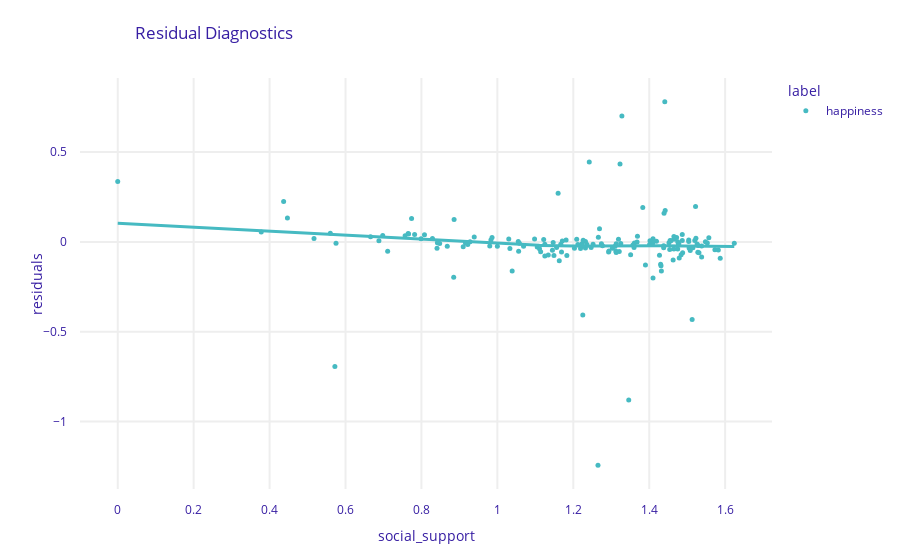

Notebook code cell kept with this figure:
### Code cell
explainer.model_diagnostics().plot(variable='social_support', marker_size=5, line_width=3)

### Figure 1 — Plotly figure (JSON) as saved in the notebook; plotly's stock layout.template omitted (floating-point values rounded to 4 significant figures; data arrays with more than 128 entries replaced by an {"elided": "..."} marker saying what was removed)
{"data": [{"hovertemplate": "<b>%{hovertext}</b><br><br>label=happiness<br>social_support=%{x}<br>residuals=%{y}<extra></extra>", "hovertext": {"elided": "156 int values"}, "legendgroup": "happiness", "line": {"width": 3}, "marker": {"color": "#46bac2", "size": 5, "symbol": "circle"}, "mode": "markers", "name": "happiness", "orientation": "v", "showlegend": true, "type": "scatter", "x": {"elided": "156 float values"}, "xaxis": "x", "y": {"elided": "156 float values"}, "yaxis": "y"}, {"hovertemplate": "<b>LOWESS trendline</b><br><br>label=happiness<br>social_support=%{x}<br>residuals=%{y} <b>(trend)</b><extra></extra>", "legendgroup": "happiness", "line": {"width": 3}, "marker": {"color": "#46bac2", "size": 5, "symbol": "circle"}, "mode": "lines", "name": "happiness", "showlegend": false, "type": "scatter", "x": {"elided": "156 float values"}, "xaxis": "x", "y": {"elided": "156 float values"}, "yaxis": "y"}], "layout": {"font": {"color": "#371ea3"}, "legend": {"title": {"text": "label"}, "tracegroupgap": 0}, "margin": {"b": 71, "r": 30, "t": 78}, "title": {"text": "Residual Diagnostics", "x": 0.15}, "xaxis": {"anchor": "y", "automargin": true, "domain": [0, 1], "fixedrange": true, "gridwidth": 2, "tickcolor": "white", "ticklen": 10, "ticks": "outside", "title": {"text": "social_support"}, "type": "linear", "zeroline": false}, "yaxis": {"anchor": "x", "automargin": true, "domain": [0, 1], "fixedrange": true, "gridwidth": 2, "tickcolor": "white", "ticklen": 10, "ticks": "outside", "title": {"text": "residuals"}, "type": "linear", "zeroline": false}}}
